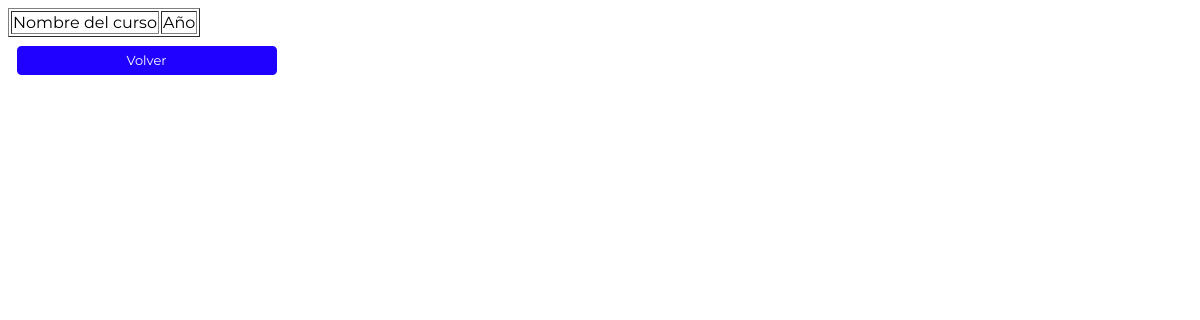
The page /pages/index-tabla-curso.php on the database as committed earlier.
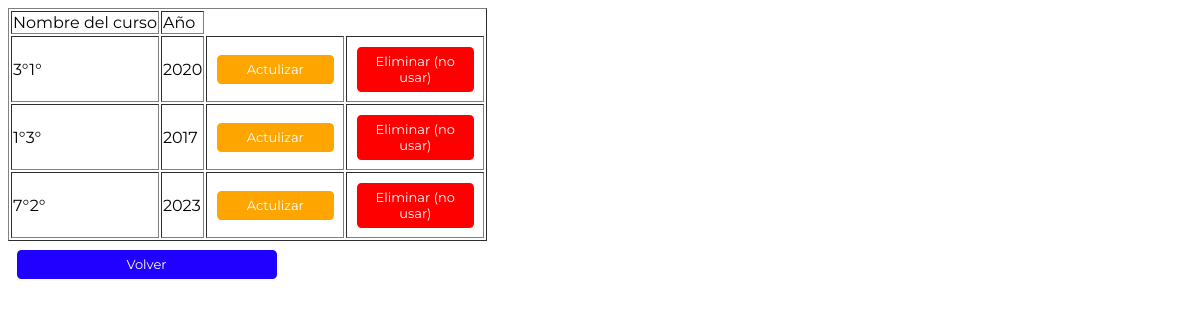
The same page on the database as committed later.
### tables this page shows
CREATE TABLE `curso` (
  `ID_curso` int(11) NOT NULL,
  `Nombre_Curso` varchar(255) NOT NULL,
  `Anio` int(11) NOT NULL
);

### pages/index-tabla-curso.php (the view, shortened to what this page needs)
<?php
include("../php/eliminar-curso.php")
?>
<!DOCTYPE html>
<html lang="en">
<head>
  <link rel="stylesheet" href="../css/style.css" />
</head>
<body>
  <table border="1">
    <tr>
      <td>
        Nombre del curso
      </td>
      <td>
        Año
      </td>
    </tr>
    <?php
    $sql = "SELECT * from curso";
    $result = mysqli_query($conn, $sql);
    while ($mostrar = mysqli_fetch_array($result)) {
    ?>
      <tr>
        <td><?php echo $mostrar['Nombre_Curso'] ?></td>
        <td><?php echo $mostrar['Anio'] ?></td>
        <td><a href="../pages/modificar-curso.php?ID_curso=<?php echo $mostrar["ID_curso"]; ?>" class="button-medium-update">Actulizar</a></td>
        <td><a href="index-tabla-curso.php?ID_curso=<?php echo $mostrar["ID_curso"]; ?>" class="button-medium-delete">Eliminar (no usar)</a></td>
      </tr>
    <?php
    }
    ?>
  </table>
  <a href="../../index.html">Volver</a>
</body>
</html>

### css/style.css (style rules this page uses)
body { font-family: "Montserrat", ui-sans-serif, system-ui, -apple-system, BlinkMacSystemFont, "Segoe UI", Roboto, "Helvetica Neue", Arial, "Noto Sans", sans-serif, "Apple Color Emoji", "Segoe UI Emoji", "Segoe UI Symbol", "Noto Color Emoji"; }
.button-medium-delete { color: white; cursor: pointer; font-family: "Montserrat", ui-sans-serif, system-ui, -apple-system, BlinkMacSystemFont, "Segoe UI", Roboto, "Helvetica Neue", Arial, "Noto Sans", sans-serif, "Apple Color Emoji", "Segoe UI Emoji", "Segoe UI Symbol", "Noto Color Emoji"; font-size: small; border: solid 0.2em; border-radius: 0.5em; width: 8em; padding: 0.5em; margin: 0.5em; display: inline-block; justify-content: center; background-color: red; }
.button-medium-update { color: white; cursor: pointer; font-family: "Montserrat", ui-sans-serif, system-ui, -apple-system, BlinkMacSystemFont, "Segoe UI", Roboto, "Helvetica Neue", Arial, "Noto Sans", sans-serif, "Apple Color Emoji", "Segoe UI Emoji", "Segoe UI Symbol", "Noto Color Emoji"; font-size: small; border: solid 0.2em; border-radius: 0.5em; width: 8em; padding: 0.5em; margin: 0.5em; display: inline-block; justify-content: center; background-color: orange; }
a { text-decoration: none; color: white; cursor: pointer; font-family: "Montserrat", ui-sans-serif, system-ui, -apple-system, BlinkMacSystemFont, "Segoe UI", Roboto, "Helvetica Neue", Arial, "Noto Sans", sans-serif, "Apple Color Emoji", "Segoe UI Emoji", "Segoe UI Symbol", "Noto Color Emoji"; font-size: small; border: solid 0.2em; border-radius: 0.5em; width: 19em; padding: 0.5em; margin: 0.5em; display: inline-block; justify-content: center; text-align: center; background-color: #2000ffff; }

Rows that differ between the two databases and show on the page:
added curso: Nombre_Curso "3°1°", Anio "2020"
added curso: Nombre_Curso "1°3°", Anio "2017"
added curso: Nombre_Curso "7°2°", Anio "2023"
